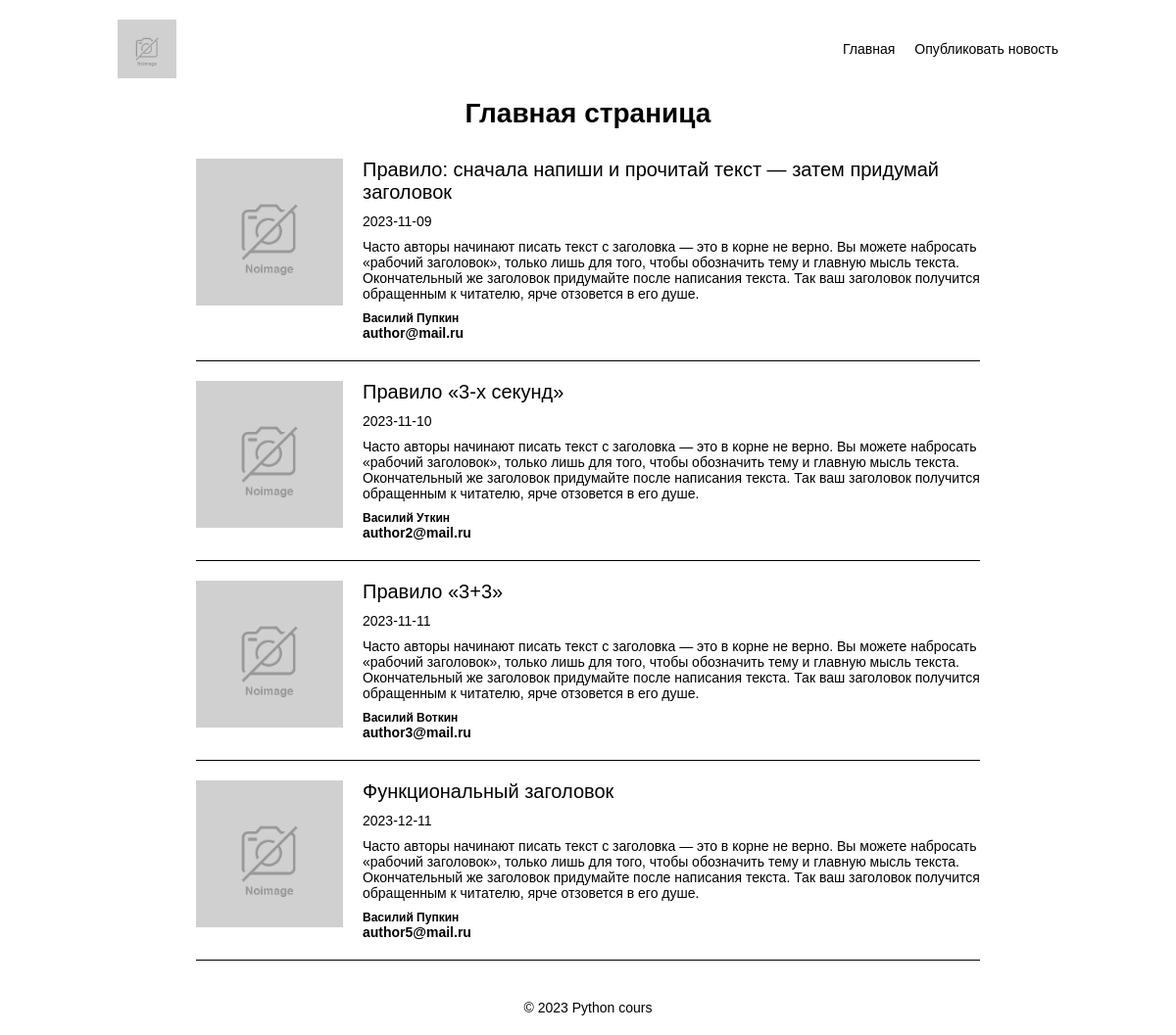
The page / on the database its author committed.
### tables this page shows
CREATE TABLE news(
            id INTEGER PRIMARY KEY AUTOINCREMENT,
            title VARCHAR(200),
            text VARCHAR(200),
            author VARCHAR(200),
            author_email VARCHAR(200),
            post_date VARCHAR(200)
        );

### main.py (the view)
@app.route('/', methods=['POST', 'GET'])
def index():
    con = sqlite3.connect('home-work3/db/db-news.db')
    cursor = con.cursor()
    cursor.execute("SELECT * FROM news")
    news = cursor.fetchall()
    con.commit()
    cursor.close()
    con.close()
    return render_template('index.html', news = news)

### templates/index.html (shortened to what this page needs)
{% extends "base.html" %}
{% block content %}
<h1>Главная страница</h1>
<div class="item-list">
    {% if news %}
    {% for post in news %}
    <div class="item-blck">
        <img class="item-img" src="{{ url_for('static', filename='img/noimage.jpg') }}" alt="" loading="lazy"/>
        <div class="item-content">
            <div class="item-title">{{ post[1] }}</div>
            <div class="item-date">{{ post[5] }}</div>
            <div class="item-text">{{ post[2] }}</div>
            <div class="item-content__bottom">
                <div class="item-author">{{ post[3] }}</div>
                <div class="item-email">{{ post[4] }}</div>
            </div>
        </div>
    </div>
    {% endfor %}
    {% else %}
        <div>Список пуст!</div>
    {% endif %}
</div>
{% endblock %}

### templates/base.html (shortened to what this page needs)
<!DOCTYPE html>
<html lang="ru">
<head>
    <link rel="stylesheet" href="{{ url_for('static', filename='css/style.css') }}">
</head>
<body>
    <div id="wrapper">
        <header class="header">
            <div class="inner-blck">
                <img class="h-logo" src="{{ url_for('static', filename='img/noimage.jpg') }}" alt="" loading="lazy"/>
                <nav class="h-menu">
                    <ul>
                        <li><a href="/">Главная</a></li>
                        <li><a href="/admin">Опубликовать новость</a></li>
                    </ul>
                </nav>
            </div>
        </header>
        <main role="main">
            <div class="inner-blck">
                {% block content %}
                {% endblock %}
            </div>
        </main>
        <footer>
            <div class="inner-blck">
                &copy; 2023 Python cours
            </div>
        </footer>
    </div>
</body>
</html>

### static/css/style.css (style rules this page uses)
* { margin: 0; padding: 0; box-sizing: border-box; }
html, body { height: 100%; font-family: Arial, Helvetica, sans-serif; font-size: 14px; }
h1 { text-align: center; margin-bottom: 30px; }
#wrapper { height: 100%; display: flex; flex-direction: column; }
.inner-blck { width: 100%; max-width: 1000px; margin: 0 auto; padding: 0 20px; }
.header { padding: 20px 0; flex-shrink: 0; }
.header .inner-blck { display: flex; align-items: center; justify-content: space-between; gap: 100px; }
.h-logo { max-width: 60px; }
.h-menu ul { list-style: none; display: flex; align-items: center; justify-content: space-between; gap: 20px; }
.h-menu li { color: #000; }
.h-menu a { color: inherit; text-decoration: none; }
main { flex-grow: 1; }
.item-list { max-width: 800px; margin: 0 auto; }
.item-blck { margin-bottom: 20px; padding-bottom: 20px; border-bottom: 1px solid #000; display: flex; align-items: flex-start; gap: 20px; }
.item-img { width: 150px; flex-shrink: 0; }
.item-content { flex-grow: 1; }
.item-title { font-size: 20px; color: #000; }
.item-date { margin: 10px 0; }
.item-content__bottom { font-size: 14px; font-weight: bold; margin-top: 10px; }
.item-author { font-size: 12px; }
footer { text-align: center; padding: 20px 0; flex-shrink: 0; }

### rows shown on the page
news: title "Правило: сначала напиши и прочитай текст — затем придумай заголовок", post_date "2023-11-09", text "Часто авторы начинают писать текст с заголовка — это в корне не верно. Вы можете набросать «рабочий заголовок», только лишь для того, чтобы обозначить тему и главную мысль текста. Окончательный же заголовок придумайте после написания текста. Так ваш заголовок получится обращенным к читателю, ярче отзовется в его душе.", author "Василий Пупкин", author_email "author@mail.ru"
news: title "Правило «3-х секунд»", post_date "2023-11-10", text "Часто авторы начинают писать текст с заголовка — это в корне не верно. Вы можете набросать «рабочий заголовок», только лишь для того, чтобы обозначить тему и главную мысль текста. Окончательный же заголовок придумайте после написания текста. Так ваш заголовок получится обращенным к читателю, ярче отзовется в его душе.", author "Василий Уткин", author_email "author2@mail.ru"
news: title "Правило «3+3»", post_date "2023-11-11", text "Часто авторы начинают писать текст с заголовка — это в корне не верно. Вы можете набросать «рабочий заголовок», только лишь для того, чтобы обозначить тему и главную мысль текста. Окончательный же заголовок придумайте после написания текста. Так ваш заголовок получится обращенным к читателю, ярче отзовется в его душе.", author "Василий Воткин", author_email "author3@mail.ru"
news: title "Функциональный заголовок", post_date "2023-12-11", text "Часто авторы начинают писать текст с заголовка — это в корне не верно. Вы можете набросать «рабочий заголовок», только лишь для того, чтобы обозначить тему и главную мысль текста. Окончательный же заголовок придумайте после написания текста. Так ваш заголовок получится обращенным к читателю, ярче отзовется в его душе.", author "Василий Пупкин", author_email "author5@mail.ru"
